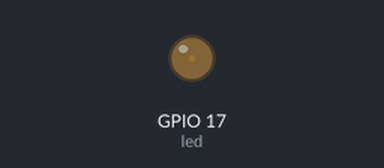
This program was run on a simulated Raspberry Pi (BCM pin numbers). Shown: output pins drawn as LEDs (lit = HIGH). What the program prints to the terminal is not drawn.

Above: at 0.05 s.
At 1.05 s:
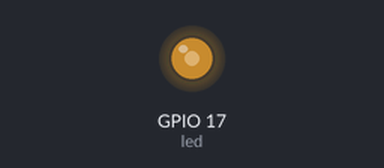
At 1.75 s:
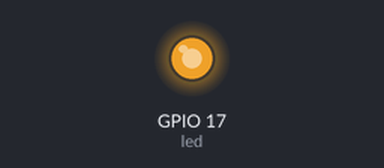
At 3.5 s:
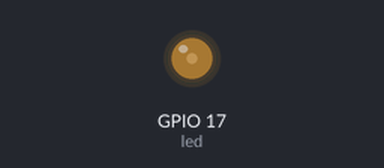
Timing chart, 0 to 5.2 s (numbered marks = the images above):
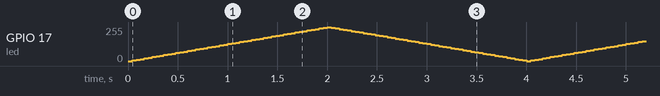

The program:

pwm_led.py
```python
"""Control the lighting of an LED using the GPIO pins."""

# https://learning.raspberrypi.org/en/projects/physical-computing

# GPIO zero is a Python library which provides a interface to GPIO components
# Use to get LED class
from gpiozero import PWMLED
from time import sleep

# attach jumper lead from GPIO pin 17, then to a 330 ohm resistor
# from the 330 ohm resistor to an LED, then back to ground (GND) pin
led = PWMLED(17)

# Polarity:
# Anode (positive) - long side with rounded edge
# Cathode (negative) - short side with flat edge


def main():
    """Demo the PWMLED class."""
    print('gpiozero demo: PWMLED class')
    num_pulses = 5
    num_blinks = 5
    print('Pulse %s times' % (num_pulses))
    led.pulse(fade_in_time=2, fade_out_time=2, n=num_pulses, background=False)
    print('End pulsing.')
    sleep(2)
    print('Blink %s times' % (num_pulses))
    led.blink(
        on_time=1.5,
        off_time=1.5,
        fade_in_time=0.5,
        fade_out_time=0.5,
        n=num_blinks,
        background=False
    )
    print('End blinking.')


if __name__ == '__main__':
    main()
```
